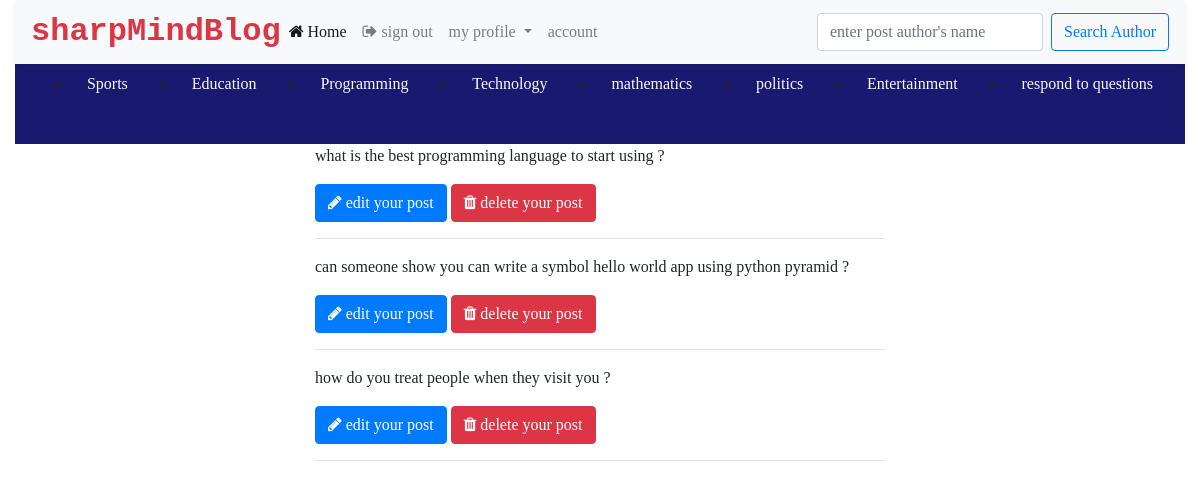
Page /users/all/question (signed in) on the committed database.
### src/models/__init__.py (models this page shows, shortened)
class Questions(db.Model):
    id = db.Column(db.Integer, primary_key=True)
    question = db.Column(db.Text, nullable=False)
    is_answered = db.Column(db.Boolean, default=False)
    category = db.Column(db.String(200), nullable=False)
    author = db.Column(db.String(200), nullable=False)
    url = db.Column(db.String(200), nullable=False)
    upvote = db.Column(db.Integer, default=0)
    answer = db.relationship('Answers', backref='question')

### src/views/__init__.py (the view)
@views_blueprint.route('/all/question')
def all_questions():
    if not 'username' in session:
        return redirect(url_for('users.login'))
    user = User.query.filter_by(name=session['username']).first()
    quiz = Questions.query.filter_by(author=user.email).all()
    return render_template('allquestions.html', user=user, quiz=quiz)

### src/views/__init__.py (called while the page is built)
@views_blueprint.before_request
def before_request():
    g.user = None
    if 'username' in session:
        g.user = session['username']

### src/templates/allquestions.html (shortened to what this page needs)
<!DOCTYPE html>
<html lang="eng">
<head>
    <link rel="stylesheet" href="https://cdnjs.cloudflare.com/ajax/libs/font-awesome/4.7.0/css/font-awesome.min.css">
    <link rel="stylesheet" href="{{url_for('static', filename='css/bootstrap.min.css')}}">
</head>
<body>
    <div class="container-fluid position-fixed" style="z-index: 5;">
        <nav class="navbar navbar-expand-lg navbar-light bg-light shadow-sm">
            <a href="#" class="text text-danger font-weight-bold text-decoration-none" style="font-family: monospace; font-size: 2em;">sharpMindBlog</a>
            <div class="collapse navbar-collapse" id="navbarSupportedContent">
                <ul class="navbar-nav mr-auto">
                    <li class="nav-item active">
                        <a class="nav-link" href="{{url_for('users.home')}}"><span class="fa fa-home"></span> Home</a>
                    </li>
                    <li class="nav-item">
                        <a class="nav-link" href="{{url_for('users.logout')}}"><span class="fa fa-sign-out"></span> sign out</a>
                    </li>
                    <li class="nav-item dropdown">
                        <a class="nav-link dropdown-toggle" href="#" id="navbarDropdown" role="button" data-toggle="dropdown" aria-haspopup="true" aria-expanded="false">
                        my profile
                    </a>
                    </li>
                    <li class="nav-item">
                        <a class="nav-link" href="{{url_for('users.account')}}">account</a>
                    </li>
                </ul>
                <form class="form-inline my-2 my-lg-0" method="POST" action="{{url_for('users.search')}}">
                    <input class="form-control mr-sm-2" type="search" required placeholder="enter post author's name" aria-label="Search" name="name" autocomplete="off">
                    <button class="btn btn-outline-primary my-2 my-sm-0" type="submit">Search Author</button>
                </form>
            </div>
        </nav>
        <nav style="background-color: midnightblue;height: 10vh; width: 100%;">
            <ul class="d-flex" style="justify-content: space-around; margin-left: auto; width: 100%;">
                <li class="nav-item"><a class="nav-link text-light" id="v-pills-sports-tab" href="{{url_for('users.sports')}}">Sports</a></li>
                <li class="nav-item"><a class="nav-link text-light" id="v-pills-education-tab" href="{{url_for('users.education')}}">Education</a></li>
                <li class="nav-item"><a class="nav-link text-light" id="v-pills-programming-tab" href="{{url_for('users.programming')}}">Programming</a></li>
                <li class="nav-item"><a class="nav-link text-light" id="v-pills-technology-tab" href="{{url_for('users.technology')}}">Technology</a></li>
                <li class="nav-item"><a class="nav-link text-light" id="v-pills-mathematics-tab" href="{{url_for('users.mathematics')}}">mathematics</a></li>
                <li class="nav-item"><a class="nav-link text-light" id="v-pills-politics-tab" href="{{url_for('users.politics')}}">politics</a></li>
                <li class="nav-item"><a class="nav-link text-light" id="v-pills-entertainment-tab" href="{{url_for('users.entertainment')}}">Entertainment</a></li>
                <li class="nav-item"><a class="nav-link text-light" id="v-pills-question-tab" href="{{url_for('users.question')}}"> respond to questions</a></li>
            </ul>
        </nav>
    </div>
    <div class="container-fluid mb-5 position-absolute" style="top: 9em">
        <div class="row">
            <div class="col-lg-3">
            </div>
            <div class="col-lg-6 col-md-12">
                 {%for question in quiz%}
                <p>{{question.question}}</p>
                <a href="{{url_for('users.editqn', id=question.id)}}" class="btn btn-primary"><span class="fa fa-pencil"></span> edit your post</a>
                <span><a href="{{url_for('users.deletequestion', id=question.id)}}" class="btn btn-danger"><span class="fa fa-trash"></span> delete your post</a>
                </span>
                <hr> {%endfor%}
            </div>
        </div>
    </div>
</body>
</html>

### src/templates/allquestions.html (style rules this page uses)
* { font-family: san-seriff; font-size: 16px; }

### rows in the picture
Questions: question "what is the best programming language to start using ?"
Questions: question "can someone show you can write a symbol hello world app using python pyramid ?"
Questions: question "how do you treat people when they visit you ?"
